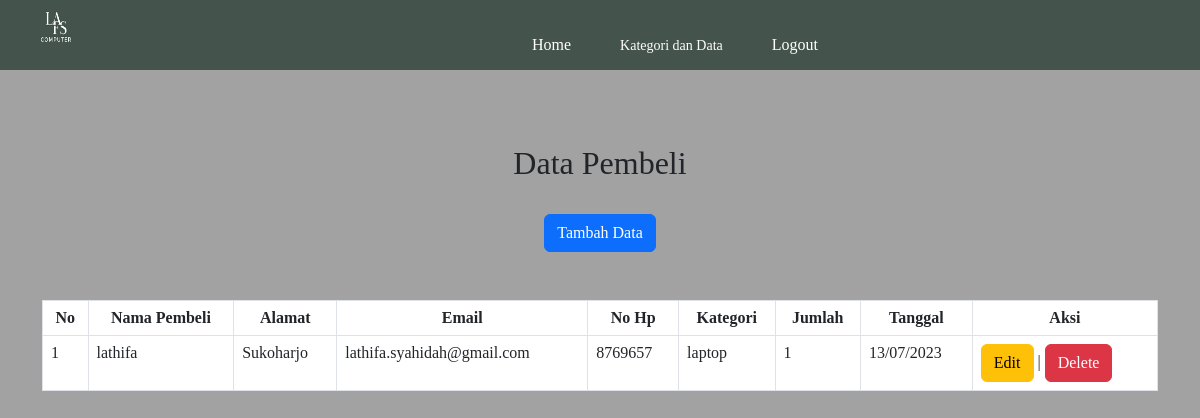
Screenshot of /halamanpembeli.php with the database file from the repository.
### tables this page shows
CREATE TABLE `pembeli` (
  `id_pembeli` int(11) NOT NULL,
  `nama` varchar(100) NOT NULL,
  `alamat` varchar(255) NOT NULL,
  `email` varchar(255) NOT NULL,
  `no` int(11) NOT NULL,
  `kategori` varchar(255) NOT NULL,
  `jumlah` int(11) NOT NULL,
  `tanggal` varchar(100) NOT NULL
);

CREATE TABLE `kategori` (
  `id` int(11) NOT NULL,
  `kategori` varchar(255) NOT NULL
);

### halamanpembeli.php (the view, shortened to what this page needs)
<?php
include_once("config.php");
$result = mysqli_query($koneksi, "SELECT * FROM  pembeli INNER JOIN kategori ON kategori.id=pembeli.kategori");
?>
<html>
<head>
    <link rel="stylesheet" href="css/style3.css">
    <link href="https://cdn.jsdelivr.net/npm/bootstrap@5.3.0-alpha3/dist/css/bootstrap.min.css" rel="stylesheet">
</head>
<body class="body">
<div class="navigasi">
<div class="logo">
	<img src="image/logo.png">
	</div>
	<div class="menu">
	<ul>
		<li><a href="halamanadmin.php">Home</a></li>
        <li><div class="dropdown">
			<button class="dropbtn">Kategori dan Data</button>
		</div></li>
		<li><a href="logout.php">Logout</a></li>
	</ul>
	</div>
	</div>
<br><br><br><br><br><br>
<center><h2>Data Pembeli</h2></center><br>
<center><a href="tambahpembeli.php" class="btn btn-primary btn-icon-split">
    <span class="text">Tambah Data</span>
</a></center><br><br>
 <div class ="container text-center">
        <div class="table-responsiv">
            <table class="table table-bordered" id="dataTable" width="90%" cellspacing="0">
    <tr>
        <th><center>No</center></th>
        <th><center>Nama Pembeli</center></th>
        <th><center>Alamat</center></th>
        <th><center>Email</center></th>
        <th><center>No Hp</center></th>
        <th><center>Kategori</center></th>
        <th><center>Jumlah</center></th>
        <th><center>Tanggal</center></th>
        <th><center>Aksi</center></th>
    </tr>
    <?php
    $i=1;
    while($user_data = mysqli_fetch_array($result)) {
        echo "<tr>";
        echo "<td>".$i."</td>";
        echo "<td>".$user_data['nama']."</td>";
        echo "<td>".$user_data['alamat']."</td>";
        echo "<td>".$user_data['email']."</td>";
        echo "<td>".$user_data['no']."</td>";
        echo "<td>".$user_data['kategori']."</td>";
        echo "<td>".$user_data['jumlah']."</td>";
        echo "<td>".date('d/m/Y',strtotime($user_data['tanggal']))."</td>";
        echo "<td><a href='editpembeli.php?id_pembeli=$user_data[id_pembeli]' class='btn btn-warning'>Edit</a> | <a href='deletepembeli.php?id_pembeli=$user_data[id_pembeli]' class='btn btn-danger'>Delete</a></td></tr>";
        $i++;
    }
    ?>
</table>
</div>
</div>
</body>
</html>

### css/style3.css (style rules this page uses)
* { padding: 0; margin: 0; font-family: verdana; }
.body { background-color: #a2a2a2; }
.navigasi { background-color: #44544c; width: 100%; height: 70px; color: white; position: fixed; }
.logo img { padding-top: 5px; padding-bottom: 10px; padding-left: 33px; float: left; height: 60px; width: 80px; }
.menu { margin-left: 500px; padding-top: 30px; }
.menu ul li { list-style: none; display: inline-block; margin-right: 40px; }
.menu ul li a { text-decoration: none; color: white; }
.dropbtn { padding: 5px; font-size: 14px; border: none; cursor: pointer; color: white; background-color: #44544c; }
.dropdown { position: relative; display: inline-block; }

### rows the page displays
pembeli: nama "lathifa", alamat "Sukoharjo", email "lathifa.syahidah@gmail.com", no "8769657", kategori.kategori "laptop", jumlah "1", tanggal "13/07/2023"
